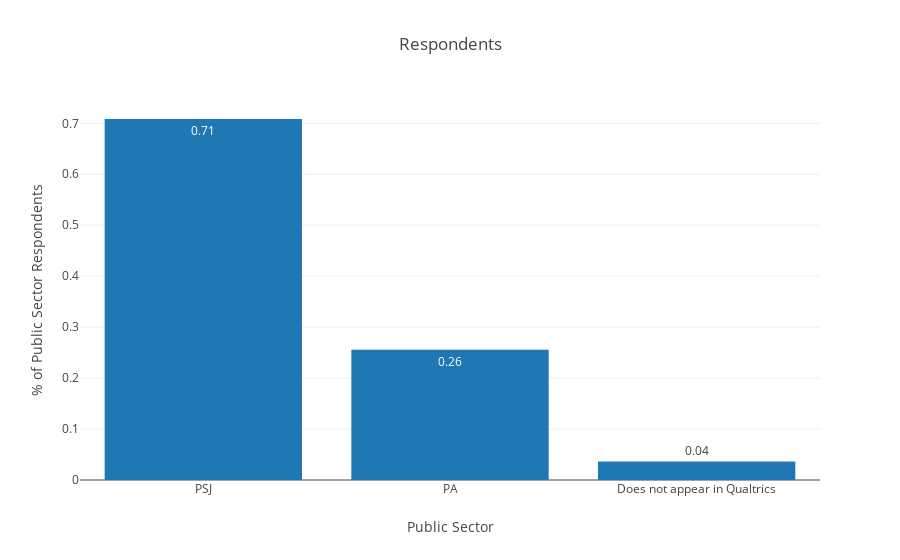

Notebook code for this chart:
### Markdown cell above
### Public Sector

### Code cell
genericBar_Plot(wkgdf['Public Sector'].value_counts(),
                title='Respondents')

### Figure 1 — Plotly figure (JSON) as saved in the notebook; plotly's stock layout.template omitted (floating-point values rounded to 4 significant figures)
{"data": [{"text": [0.71, 0.26, 0.04], "textposition": "auto", "type": "bar", "uid": "a72ad5a7-ce82-4ca5-aab1-33f2b81c9417", "x": ["PSJ", "PA", "Does not appear in Qualtrics"], "y": [0.7084, 0.2554, 0.03614]}], "layout": {"title": {"text": "Respondents"}, "xaxis": {"title": {"text": "Public Sector"}}, "yaxis": {"title": {"text": "% of Public Sector Respondents"}}}}
